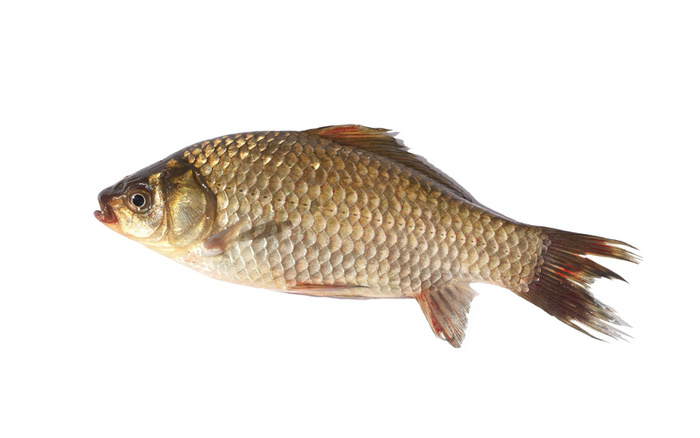
//> input picture fish_finding_opencv/carp-fish.jpg, 700 x 438 px
$ ./example2   (built with g++ and OpenCV 4)
//> lines starting //> are read from the running program, lines starting //| are printed output that depends on the picture; after the words box and inside, x2 and y2 are one past the last pixel; in counts of white or black regions, pixels touching at a corner belong together
#include "opencv2/highgui/highgui.hpp"
#include "opencv2/imgproc/imgproc.hpp"
#include <iostream>
#include <stdio.h>
#include <stdlib.h>

using namespace cv;
using namespace std;

Mat src; Mat src_gray;
int thresh = 100;
int max_thresh = 255;
RNG rng(12345);

/// Function header
void thresh_callback(int, void*);

/** @function main */
int main( int argc, char** argv )
{
  char filename[] = "carp-fish.jpg";
  /// Load source image and convert it to gray
  src = imread( filename, 1 );
//> src is the input picture: 438 rows x 700 cols, CV_8UC3; mean B, G, R 223.5, 229.7, 235.2

  /// Convert image to gray and blur it
  cvtColor( src, src_gray, CV_BGR2GRAY );
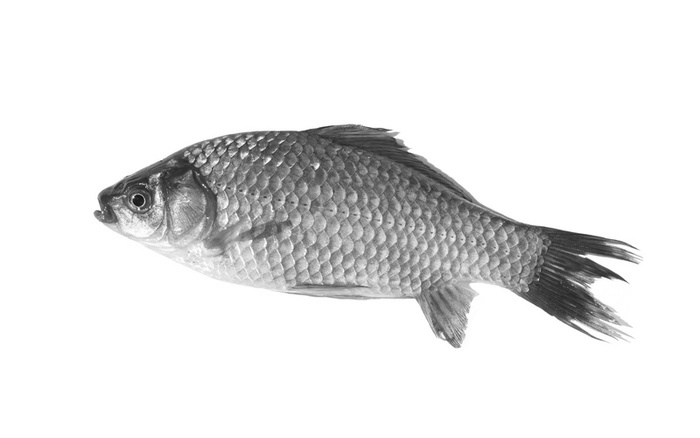
//> src_gray: 438 rows x 700 cols, CV_8UC1; min 13, max 255, mean 230.6
  blur( src_gray, src_gray, Size(3,3) );

  /// Create Window
  char* source_window = "Source";
  namedWindow( source_window, CV_WINDOW_AUTOSIZE );
  imshow( source_window, src );

  //createTrackbar( " Threshold:", "Source", &thresh, max_thresh, thresh_callback );
  thresh_callback( 0, 0 );

  waitKey(0);
  return(0);
}


/** @function thresh_callback */
void thresh_callback(int, void* )
{
  Mat threshold_output;
  vector<vector<Point> > contours;
  vector<Vec4i> hierarchy;

  /// Detect edges using Threshold
  threshold( src_gray, threshold_output, thresh, 255, THRESH_BINARY );
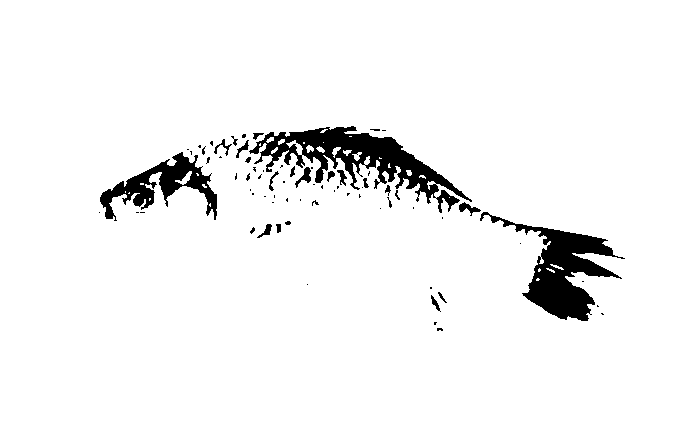
//> threshold_output: 438 rows x 700 cols, CV_8UC1; 95.2% white; 72 black regions (50 under 20 px)
  /// Find contours
  findContours( threshold_output, contours, hierarchy, CV_RETR_TREE, CV_CHAIN_APPROX_SIMPLE, Point(0, 0) );
//> contours = 120 contours, 79 with area under 20; largest, box (x1, y1, x2, y2) and area: (0, 0, 700, 438) 305463, (248, 125, 473, 205) 6403, (479, 211, 626, 322) 5362, (99, 151, 218, 222) 3168, (435, 189, 461, 214) 264


  /// Find the rotated rectangles and ellipses for each contour
  vector<RotatedRect> minRect( contours.size() );
  vector<RotatedRect> minEllipse( contours.size() );

  for( int i = 0; i < contours.size(); i++ )
     { minRect[i] = minAreaRect( Mat(contours[i]) );
       if( contours[i].size() > 5 )
         { minEllipse[i] = fitEllipse( Mat(contours[i]) ); }
     }
//> this loop made 120 passes
//> after the loop, minRect = 120 RotatedRects (x, y, width, height, angle), first 8: [349.5, 218.5, 437, 699, -90], [439.5, 329, 4, 7, -90], [434.8, 322.8, 4.24, 3.54, -45], [590.5, 314, 2.12, 2.12, -45], [602, 313.5, 2.12, 3.54, -45], [440, 311, 1.41, 1.41, -45], [597.2, 305.8, 2.12, 2.83, -45], [434.6, 302.8, 6, 18.4, -36.87]; minEllipse = 120 RotatedRects (x, y, width, height, angle), first 8: [0, 0, 0, 0, 0], [439.3, 329, 4.5, 7.82, 92.55], [434.7, 322.8, 3.65, 4.76, 34.19], [590.5, 314, 2.12, 3, 90], [602, 313.5, 2.88, 4.17, 112.5], [0, 0, 0, 0, 0], [597.5, 305.5, 3.16, 3.16, 0], [434.8, 302.8, 5.44, 18.51, 150]
  for( int i = 0; i < contours.size(); i++ )
     {
	//Print out the contours
	// cout << Mat(contours[i])  << endl;
	// Print rectangle
	cout << "Dimensions: " << minRect[i].size.width << " x " << minRect[i].size.height << endl;
	// Location
	cout << "Loction: (" << minRect[i].center.x << ", " << minRect[i].center.y << ")" << endl;
     }

  /// Draw contours + rotated rects + ellipses
  Mat drawing = Mat::zeros( threshold_output.size(), CV_8UC3 );
  for( int i = 0; i< contours.size(); i++ )
     {
       Scalar color = Scalar( rng.uniform(0, 255), rng.uniform(0,255), rng.uniform(0,255) );
       // contour
       drawContours( drawing, contours, i, color, 1, 8, vector<Vec4i>(), 0, Point() );
       // ellipse
       ellipse( drawing, minEllipse[i], color, 2, 8 );
       // rotated rectangle
       Point2f rect_points[4];
       minRect[i].points( rect_points );
       for( int j = 0; j < 4; j++ )
          line( drawing, rect_points[j], rect_points[(j+1)%4], color, 1, 8 );
     }
//> this loop made 120 passes
//> rect_points on passes 1, 26: 4 Points (x, y): [699, 437], [0, 437], [0, 0], [699, 0], 4 Points (x, y): [99, 213], [98, 212], [99, 211], [100, 212]
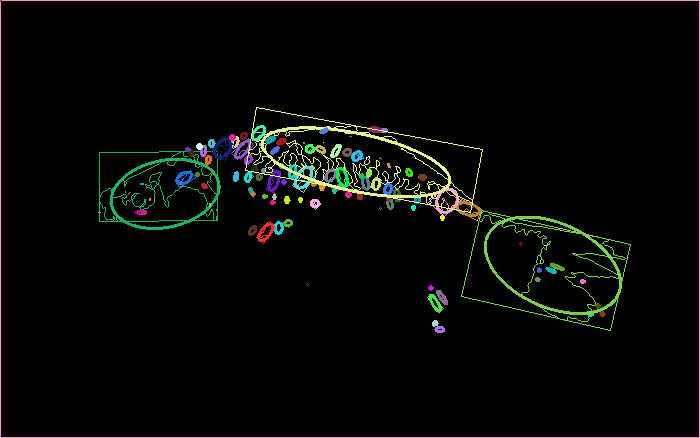
//> drawing: 438 rows x 700 cols, CV_8UC3; mean B, G, R 6.2, 8, 7

  /// Show in a window
  namedWindow( "Contours", CV_WINDOW_AUTOSIZE );

  //imshow( "Contours", drawing );
}
